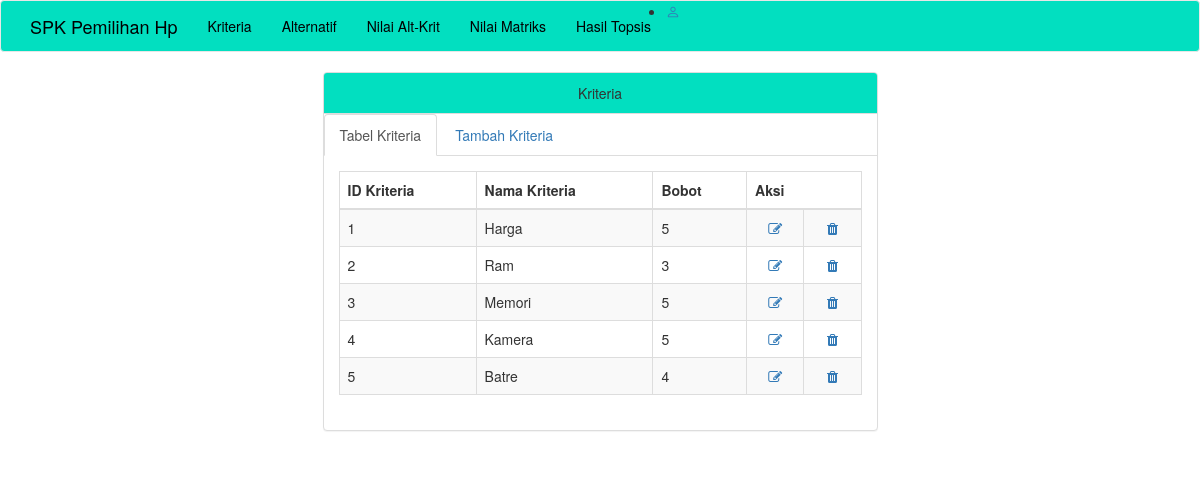
Page /kriteria.php on the committed database.
### tables this page shows
CREATE TABLE `tab_kriteria` (
  `id_kriteria` int(10) NOT NULL,
  `nama_kriteria` varchar(50) NOT NULL,
  `bobot` float NOT NULL
);

### kriteria.php (the view, shortened to what this page needs)
<?php
include ("koneksi.php");
 ?>
<!DOCTYPE html>
<html>
  <head>
 <link
      rel="stylesheet"
      href="https://cdn.jsdelivr.net/npm/bootstrap-icons@1.6.1/font/bootstrap-icons.css"
    />
    <link href="tampilan/css/bootstrap.min.css" rel="stylesheet">
    <link href="tampilan/font-awesome/css/font-awesome.min.css" rel="stylesheet" type="text/css">
  </head>
  <body>
    <nav class="navbar navbar-default navbar-custom" style="background-color: #02dfc0;">
      <div class="container">
        <div class="navbar-header">
          <a class="navbar-brand" href="home.php" style="color: black;">SPK Pemilihan Hp</a>
        </div>
        <div class="collapse navbar-collapse">
          <ul class="nav navbar-nav ">
            <li>
              <a href="kriteria.php" style="color: black;">Kriteria</a>
            </li>
            <li>
              <a href="alternatif.php" style="color: black;">Alternatif</a>
            </li>
            <li>
              <a href="poin.php" style="color: black;">Nilai Alt-Krit</a>
            </li>
            <li>
              <a href="nilmat.php" style="color: black;">Nilai Matriks</a>
            </li>
            <li>
              <a href="hastop.php" style="color: black;">Hasil Topsis</a>
            </li>
          </ul>
          <ul class="right-icon">
									<li><a href="profile_user.php" class="bi bi-person right"></a></li>
								</ul>
        </div>
      </div>
    </nav>
    <div class="container">
      <div class="row">
        <div class="col-lg-6 col-lg-offset-3">
            <div class="panel panel-default">
                <div class="panel-heading text-center" style="background-color:  #02dfc0;">
                    Kriteria
                </div>
                <ul class="nav nav-tabs">
                    <li class="active">
                      <a href="kriteria.php" data-toggle="tab">Tabel Kriteria</a>
                    </li>
                    <li>
                      <a href="kriteriatambah.php" data-toggle="tab">Tambah Kriteria</a>
                    </li>
                </ul>
                <div class="panel-body">
                    <div class="tab-content">
                      <div class="">
                        <table class="table table-striped table-bordered table-hover">
                          <thead>
                            <tr>
                              <th>ID Kriteria</th>
                              <th>Nama Kriteria</th>
                              <th>Bobot</th>
                              <th colspan="2">Aksi</th>
                            </tr>
                          </thead>
                          <tbody>
                            <?php
                            $sql = $koneksi->query('SELECT * FROM tab_kriteria');
                            while ($row = $sql->fetch_array()) {
                            ?>
                            <tr>
                              <td><?php echo $row[0] ?></td>
                              <td><?php echo $row[1] ?></td>
                              <td><?php echo $row[2] ?></td>
                              <td align="center">
                                <a href="editkriteria.php?id_kriteria=<?php echo $row['id_kriteria'] ?>"> <i class="fa fa-edit fa-fw"></i>
                                </td>
                              <td align="center">
                                <a href="hapuskriteria.php?id_kriteria=<?php echo $row['id_kriteria'] ?>"> <i class="fa fa-trash fa-fw"></i>
                                </td>
                            </tr>
                            <?php } ?>
                          </tbody>
                        </table>
                      </div>
                    </div>
                </div>
            </div>
        </div>
      </div>
    </div>
  </body>
</html>

### rows in the picture
tab_kriteria: id_kriteria "1", nama_kriteria "Harga", bobot "5"
tab_kriteria: id_kriteria "2", nama_kriteria "Ram", bobot "3"
tab_kriteria: id_kriteria "3", nama_kriteria "Memori", bobot "5"
tab_kriteria: id_kriteria "4", nama_kriteria "Kamera", bobot "5"
tab_kriteria: id_kriteria "5", nama_kriteria "Batre", bobot "4"
